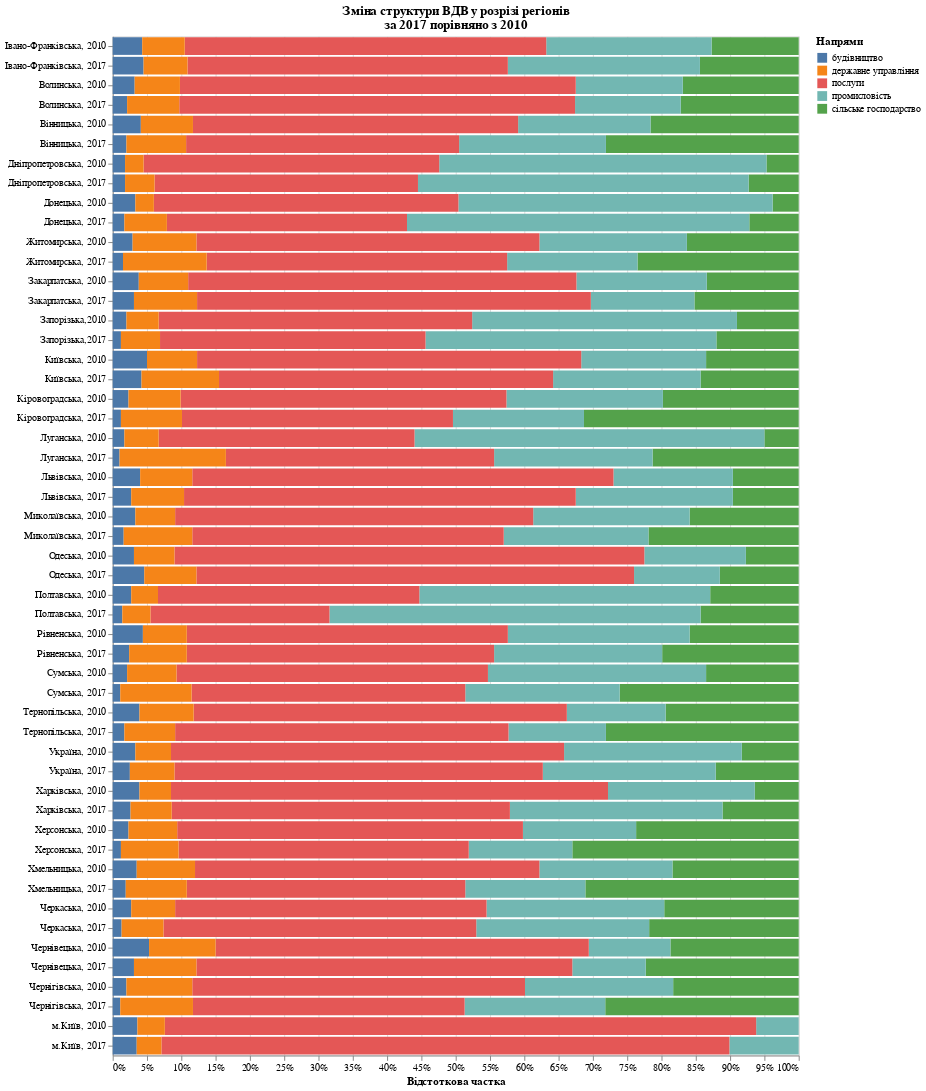

Here is the notebook cell this chart was saved with:
### Code cell
input_dropdown = alt.binding_select(options = df.region.unique(), name='Регіон ')
selection = alt.selection_single(fields = ['region'], bind = input_dropdown)


alt.Chart(df).mark_bar().add_selection(
    selection
).encode(
    x=alt.X('sum(percent):Q', stack="normalize", axis=alt.Axis(format='%'), title='Відстоткова частка'),
    y=alt.Y('region_year', title=''),
    color= alt.Color('field', title="Напрями"),
    tooltip=[
        alt.Tooltip('year', title='Рік'), 
        alt.Tooltip('field', title='Напрям'), 
        alt.Tooltip('percent', title='%')]
).transform_filter(
    selection
).properties( width = 700,
             title= { "text": ["Зміна структури ВДВ у розрізі регіонів ", "за 2017 порівняно з 2010"]})

### Figure 1 — Vega-Lite specification as saved in the notebook (floating-point values rounded to 4 significant figures; data arrays with more than 128 entries replaced by an {"elided": "..."} marker saying what was removed)
{"config": {"view": {"continuousWidth": 400, "continuousHeight": 300}}, "data": {"name": "data-ad681704151a361c711f4b55d72d0780"}, "mark": "bar", "encoding": {"color": {"type": "nominal", "field": "field", "title": "Напрями"}, "tooltip": [{"type": "nominal", "field": "year", "title": "Рік"}, {"type": "nominal", "field": "field", "title": "Напрям"}, {"type": "quantitative", "field": "percent", "title": "%"}], "x": {"type": "quantitative", "aggregate": "sum", "axis": {"format": "%"}, "field": "percent", "stack": "normalize", "title": "Відстоткова частка"}, "y": {"type": "nominal", "field": "region_year", "title": ""}}, "selection": {"selector053": {"type": "single", "fields": ["region"], "bind": {"input": "select", "options": ["Україна", "Вінницька", "Волинська", "Дніпропетровська", "Донецька", "Житомирська", "Закарпатська", "Запорізька", "Івано-Франківська", "Київська", "Кіровоградська", "Луганська", "Львівська", "Миколаївська", "Одеська", "Полтавська", "Рівненська", "Сумська", "Тернопільська", "Харківська", "Херсонська", "Хмельницька", "Черкаська", "Чернівецька", "Чернігівська", "м.Київ"], "name": "Регіон "}}}, "title": {"text": ["Зміна структури ВДВ у розрізі регіонів ", "за 2017 порівняно з 2010"]}, "transform": [{"filter": {"selection": "selector053"}}], "width": 700, "$schema": "https://vega.github.io/schema/vega-lite/v4.8.1.json", "datasets": {"data-ad681704151a361c711f4b55d72d0780": {"elided": "260 records"}}}
